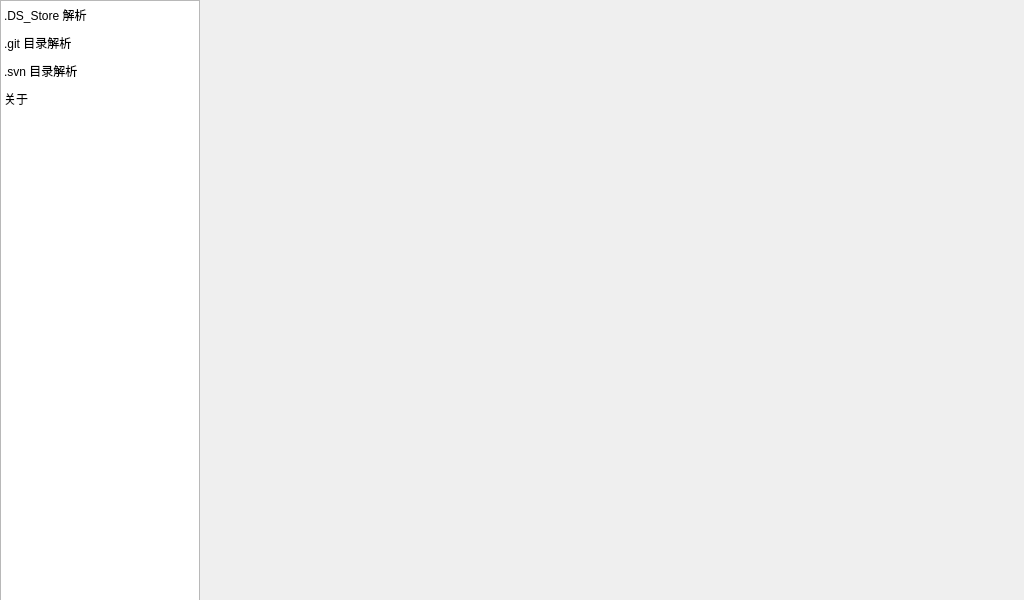
<?xml version="1.0" encoding="UTF-8"?>
<ui version="4.0">
 <class>MainWindow</class>
 <widget class="QMainWindow" name="MainWindow">
  <property name="geometry">
   <rect>
    <x>0</x>
    <y>0</y>
    <width>1024</width>
    <height>600</height>
   </rect>
  </property>
  <property name="sizePolicy">
   <sizepolicy hsizetype="Fixed" vsizetype="Preferred">
    <horstretch>0</horstretch>
    <verstretch>0</verstretch>
   </sizepolicy>
  </property>
  <property name="minimumSize">
   <size>
    <width>1024</width>
    <height>600</height>
   </size>
  </property>
  <property name="maximumSize">
   <size>
    <width>1024</width>
    <height>600</height>
   </size>
  </property>
  <property name="windowTitle">
   <string>monkeyForBy - 吗喽解析工具 - Scorcsoft☁️</string>
  </property>
  <property name="styleSheet">
   <string notr="true"/>
  </property>
  <widget class="QWidget" name="centralwidget">
   <property name="sizePolicy">
    <sizepolicy hsizetype="Expanding" vsizetype="Expanding">
     <horstretch>0</horstretch>
     <verstretch>0</verstretch>
    </sizepolicy>
   </property>
   <widget class="QWidget" name="verticalLayoutWidget">
    <property name="geometry">
     <rect>
      <x>0</x>
      <y>0</y>
      <width>202</width>
      <height>602</height>
     </rect>
    </property>
    <layout class="QVBoxLayout" name="verticalLayout">
     <property name="spacing">
      <number>0</number>
     </property>
     <property name="sizeConstraint">
      <enum>QLayout::SetNoConstraint</enum>
     </property>
     <property name="leftMargin">
      <number>0</number>
     </property>
     <item>
      <widget class="QListWidget" name="Main_Window_Left_Menu_QListWidget">
       <property name="sizePolicy">
        <sizepolicy hsizetype="Fixed" vsizetype="Expanding">
         <horstretch>0</horstretch>
         <verstretch>0</verstretch>
        </sizepolicy>
       </property>
       <property name="minimumSize">
        <size>
         <width>200</width>
         <height>600</height>
        </size>
       </property>
       <property name="maximumSize">
        <size>
         <width>200</width>
         <height>16777215</height>
        </size>
       </property>
       <property name="styleSheet">
        <string notr="true">QListWidget::item {padding: 5px;}</string>
       </property>
       <property name="locale">
        <locale language="Chinese" country="China"/>
       </property>
       <property name="lineWidth">
        <number>1</number>
       </property>
       <property name="iconSize">
        <size>
         <width>20</width>
         <height>20</height>
        </size>
       </property>
       <item>
        <property name="text">
         <string>.DS_Store 解析</string>
        </property>
       </item>
       <item>
        <property name="text">
         <string>.git 目录解析</string>
        </property>
       </item>
       <item>
        <property name="text">
         <string>.svn 目录解析</string>
        </property>
       </item>
       <item>
        <property name="text">
         <string>关于</string>
        </property>
       </item>
      </widget>
     </item>
    </layout>
   </widget>
   <widget class="QStackedWidget" name="Function_Main_Area">
    <property name="geometry">
     <rect>
      <x>212</x>
      <y>0</y>
      <width>800</width>
      <height>600</height>
     </rect>
    </property>
    <property name="sizePolicy">
     <sizepolicy hsizetype="Fixed" vsizetype="Expanding">
      <horstretch>0</horstretch>
      <verstretch>0</verstretch>
     </sizepolicy>
    </property>
    <property name="minimumSize">
     <size>
      <width>800</width>
      <height>600</height>
     </size>
    </property>
    <property name="maximumSize">
     <size>
      <width>800</width>
      <height>16777215</height>
     </size>
    </property>
    <widget class="QWidget" name="page_encode_deocde"/>
    <widget class="QWidget" name="page_encryption_decryption"/>
    <widget class="QWidget" name="page_text_remove_duplicates"/>
    <widget class="QWidget" name="page_text_comparison"/>
    <widget class="QWidget" name="page_json_format"/>
    <widget class="QWidget" name="page_replace_file_content"/>
    <widget class="QWidget" name="page_settings"/>
    <widget class="QWidget" name="page_about"/>
   </widget>
  </widget>
 </widget>
 <resources/>
 <connections>
  <connection>
   <sender>Main_Window_Left_Menu_QListWidget</sender>
   <signal>currentRowChanged(int)</signal>
   <receiver>Function_Main_Area</receiver>
   <slot>setCurrentIndex(int)</slot>
   <hints>
    <hint type="sourcelabel">
     <x>100</x>
     <y>300</y>
    </hint>
    <hint type="destinationlabel">
     <x>611</x>
     <y>299</y>
    </hint>
   </hints>
  </connection>
 </connections>
</ui>
